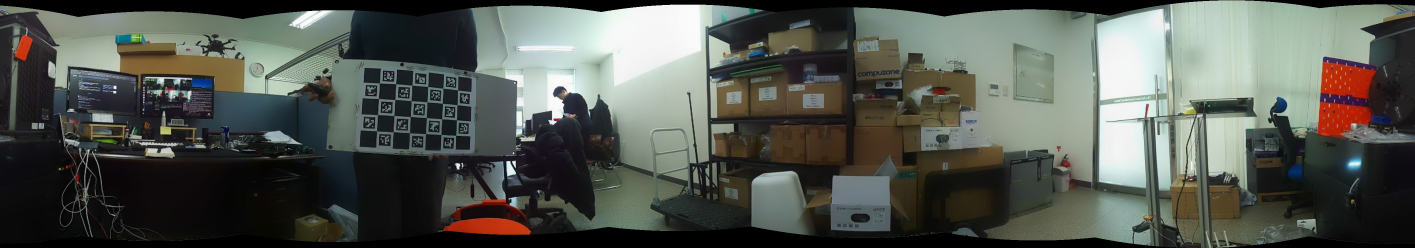
#> input picture reference.jpg, 4243 x 744 px (shown at 1/3 size)
$ python -i cupy_panorama_v6.py   (imports and definitions only)
#> lines starting #> are read from the running program, lines starting #| are printed output that depends on the picture
#!/usr/bin/env python3
"""
CuPy GPU 파노라마 스티칭 v6 + CSV 성능 로깅 (안정화 버전)
- 특징점 매칭 기반
- CuPy GPU 가속 워핑/블렌딩
- UDP 수신 + 실시간 파노라마
- 저장 속도/처리 속도 CSV 기록
- cp.einsum 제거 (CUBLAS_STATUS_NOT_SUPPORTED 회피)
- 기준 파노라마 생성 생략 옵션 제공 (OOM/CUBLAS 방지)
"""

import os
import glob
import argparse
import time
import csv
from datetime import datetime
import numpy as np
import cv2
import threading
from queue import Queue, Empty

# CuPy 확인
# [14 lines not run here, left out]


class UDPReceiver:
    """UDP 스트림 수신"""
    # [145 lines left out: functions __init__, start, _receive_loop, get_frame, stop, split_2x2 and 2 more, not called in this run]


class CuPyGPUStitcher:
    """CuPy GPU 가속 스티칭"""

    def __init__(self, scale=1.0, max_pano_w=12000, max_pano_h=4000, skip_reference_stitch=False):
        self.scale = scale
        self.max_pano_w = max_pano_w
        self.max_pano_h = max_pano_h
        self.skip_reference_stitch = skip_reference_stitch

        self.homographies = []
        self.pano_size = None   # (w, h)
        self.pano_offset = None # (min_x, min_y)
        self.calibrated = False

        self.sift = cv2.SIFT_create(nfeatures=2000)
        self.matcher = cv2.BFMatcher(cv2.NORM_L2, crossCheck=False)

        print(
            f"[GPU] CuPy 스티처 초기화 "
            f"(scale={scale}, max_pano={max_pano_w}x{max_pano_h}, skip_ref={skip_reference_stitch})"
        )

    def calibrate(self, images):
        """특징점 매칭으로 캘리브레이션"""
        print("\n" + "=" * 60)
        print(f"[캘리브레이션] 특징점 매칭 기반 (scale={self.scale})")
        print("=" * 60)

        if images is None or len(images) < 2:
            print("  ❌ 캘리브레이션 이미지 부족")
            self.calibrated = False
            return None

        # 리사이즈
        images_scaled = [
            cv2.resize(img, None, fx=self.scale, fy=self.scale, interpolation=cv2.INTER_AREA)
            for img in images
        ]

        h, w = images_scaled[0].shape[:2]
        print(f"  입력: {len(images_scaled)}개 카메라 | {w}x{h}")

        # 특징점 검출
        print("\n[1/3] 특징점 검출 (SIFT)")
        keypoints_list = []
        descriptors_list = []

        for i, img in enumerate(images_scaled):
            gray = cv2.cvtColor(img, cv2.COLOR_BGR2GRAY)
            kp, des = self.sift.detectAndCompute(gray, None)
            keypoints_list.append(kp)
            descriptors_list.append(des)
            des_info = "None" if des is None else des.shape
            print(f"  카메라 {i+1}: {len(kp)}개 특징점 | des={des_info}")

            if des is None or len(kp) < 10:
                print(f"  ❌ 카메라 {i+1}: 특징점 부족")
                self.calibrated = False
                return None

        # 호모그래피 계산
        print("\n[2/3] 호모그래피 계산 (RANSAC)")
        self.homographies = [np.eye(3, dtype=np.float32)]  # 첫 이미지 기준

        for i in range(1, len(images_scaled)):
            prev_des = descriptors_list[i - 1]
            cur_des = descriptors_list[i]

            matches = self.matcher.knnMatch(prev_des, cur_des, k=2)

            good_matches = []
            for m_n in matches:
                if len(m_n) != 2:
                    continue
                m, n = m_n
                if m.distance < 0.7 * n.distance:
                    good_matches.append(m)

            if len(good_matches) < 10:
                print(f"  ❌ 카메라 {i} ↔ {i+1}: 매칭 실패 ({len(good_matches)}개)")
                self.calibrated = False
                return None

            src_pts = np.float32(
                [keypoints_list[i - 1][m.queryIdx].pt for m in good_matches]
            ).reshape(-1, 1, 2)
            dst_pts = np.float32(
                [keypoints_list[i][m.trainIdx].pt for m in good_matches]
            ).reshape(-1, 1, 2)

            # dst -> src
            H, mask = cv2.findHomography(dst_pts, src_pts, cv2.RANSAC, 5.0)
            if H is None:
                print(f"  ❌ 카메라 {i} ↔ {i+1}: 호모그래피 실패")
                self.calibrated = False
                return None

            H_cumulative = self.homographies[-1] @ H
            self.homographies.append(H_cumulative.astype(np.float32))

            inliers = int(np.sum(mask)) if mask is not None else 0
            print(f"  ✅ 카메라 {i} ↔ {i+1}: {len(good_matches)}개 매칭, {inliers}개 inliers")

        # 파노라마 크기 계산
        print("\n[3/3] 파노라마 크기 계산")
        corners = []
        for H in self.homographies:
            corner = np.array(
                [[0, 0, 1], [w, 0, 1], [w, h, 1], [0, h, 1]],
                dtype=np.float32
            ).T
            transformed = H @ corner
            transformed /= transformed[2, :]
            corners.append(transformed[:2, :].T)

        all_corners = np.vstack(corners)
        min_x, min_y = all_corners.min(axis=0)
        max_x, max_y = all_corners.max(axis=0)

        self.pano_offset = (int(np.floor(min_x)), int(np.floor(min_y)))
        self.pano_size = (
            int(np.ceil(max_x - min_x)),
            int(np.ceil(max_y - min_y))
        )

        pano_w, pano_h = self.pano_size
        if pano_w <= 0 or pano_h <= 0:
            print(f"  ❌ 잘못된 파노라마 크기: {self.pano_size}")
            self.calibrated = False
            return None

        print(f"  파노라마: {pano_w}x{pano_h}")
        print(f"  오프셋: {self.pano_offset}")

        # 비정상 폭주 방지
        if pano_w > self.max_pano_w or pano_h > self.max_pano_h:
            print(f"  ❌ 파노라마 크기 과대: {pano_w}x{pano_h}")
            print(f"     제한값: {self.max_pano_w}x{self.max_pano_h}")
            print("     원인 후보: 호모그래피 누적 drift / 잘못된 매칭")
            self.calibrated = False
            return None

        self.calibrated = True

        # 기준 파노라마 생성 (선택)
        reference = None
        if self.skip_reference_stitch:
            print("\n[생성] 기준 파노라마 생성 생략 (--skip_reference_stitch)")
        else:
            print("\n[생성] 기준 파노라마")
            reference = self.stitch_gpu(images_scaled, already_scaled=True)
            if reference is None:
                print("  ❌ 기준 파노라마 생성 실패")
                self.calibrated = False
                return None

        print("\n✅ 캘리브레이션 완료!")
        print("=" * 60)
        return reference

    # [116 lines left out: function stitch_gpu, not called in this run]


class HybridCuPyStitcherV6:
    """하이브리드 CuPy GPU 스티칭"""

    # [404 lines left out: functions __init__, _init_csv_logger, _flush_csv_buffer, _close_csv_logger, calibrate_from_folder, init_receivers and 3 more, not called in this run]


# [2 lines not run here, left out]

>>> import cv2
>>> picture = cv2.imread('reference.jpg', cv2.IMREAD_GRAYSCALE)
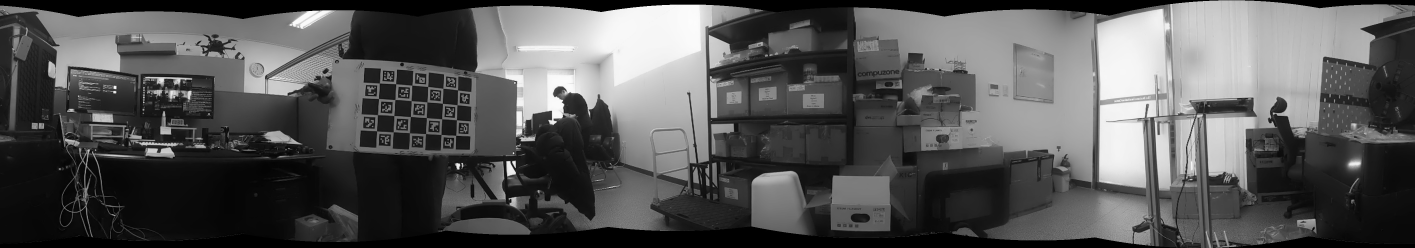
#> picture: shape (744, 4243) (shown at 1/3 size); min 0, max 255, mean 85.9
>>> result = CuPyGPUStitcher().calibrate(picture)
#> in calibrate, `images_scaled = [ cv2.resize(img, None, fx=self.scale, fy=self.scale, ..`: images_scaled = 744 items
#|   입력: 744개 카메라 | 1x4243
#> the loop in calibrate, `for i, img in enumerate(images_scaled):` made 1 pass
#> after the loop in calibrate, `for i, img in enumerate(images_scaled):`: descriptors_list = []
#> (the run stopped early here; a loop or call above may not have finished)
